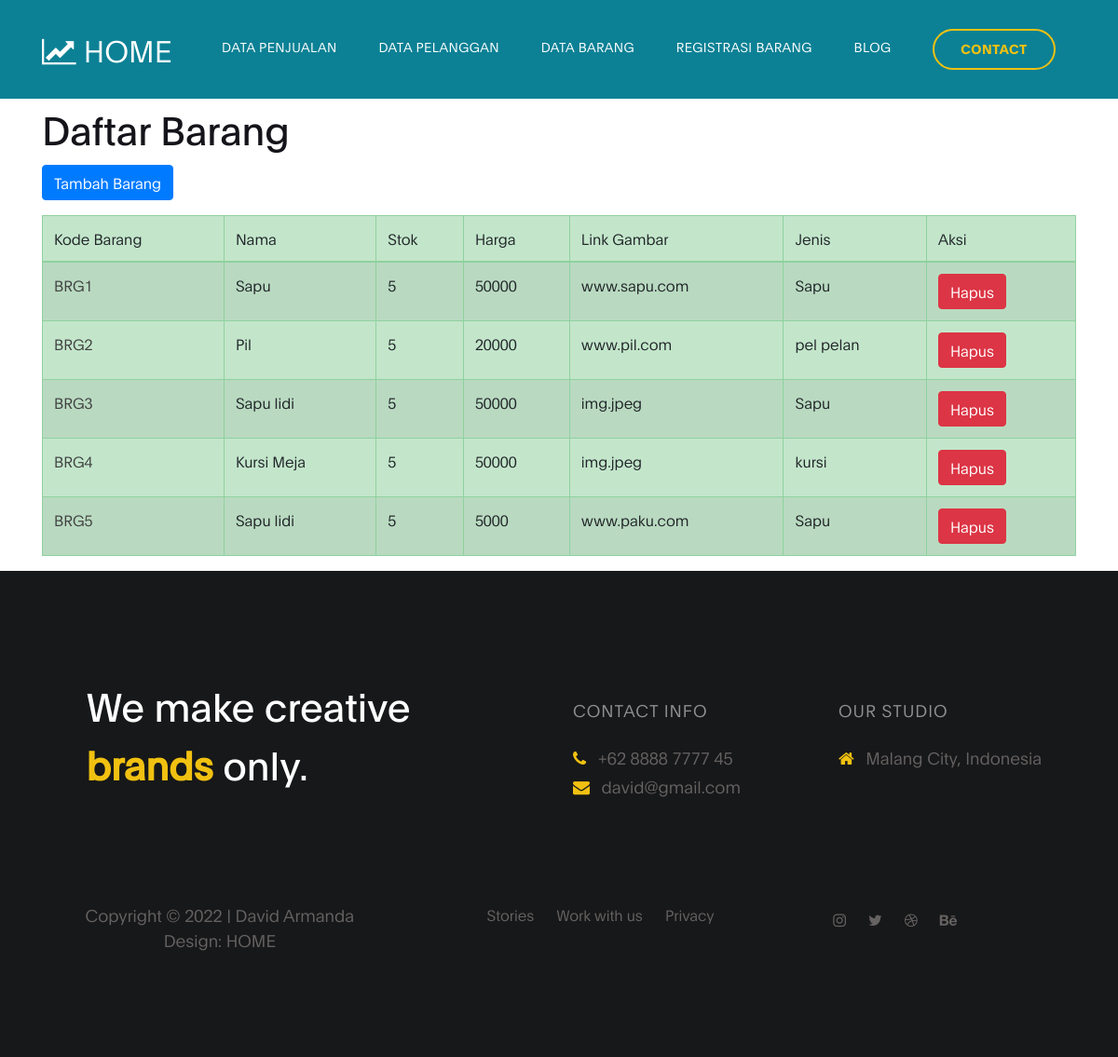
The app's page /databarang/ with its own data.
### dashboard/models.py (models this page shows, shortened)
class Barang(models.Model):
    kodebrg = models.CharField(max_length=8, default='BRG')
    nama = models.CharField(max_length=50)
    stok = models.IntegerField()
    harga = models.BigIntegerField()
    link_gbr = models.CharField(max_length=150, blank=True)
    waktu_posting=models.DateTimeField(auto_now_add=True)
    jenis_id=models.ForeignKey(Jenis,on_delete=models.CASCADE, null=True)

class Jenis(models.Model):
    nama=models.CharField(max_length=50)
    ket=models.TextField()

### dashboard/views.py (the view)
# urls.py: path('databarang/',Barang_view),
def Barang_view(request):
    barangs=Barang.objects.all()
    titelnya="Data Barang"
    konteks={
        'barang':barangs,
        'titel':titelnya,
    }
    return render(request, 'tampil_brg.html',konteks)

### templates/tampil_brg.html (shortened to what this page needs)
{% extends 'base.html' %}
{% load static %}
{% block isinya %}
<div class="container">
    <h1 class="align-center">Daftar Barang</h1>
    <p><a href="/registrasibrg" class="btn btn-primary">Tambah Barang</a></p>
    <table border="1" class="table table-success table-striped">
        <thead class="table-yellow">
            <tr>
                <th>Kode Barang</th>
                <th>Nama</th>
                <th>Stok</th>
                <th>Harga</th>
                <th>Link Gambar</th>
                <th>Jenis</th>
                <th>Aksi</th>
            </tr>
        </thead>
        {% for Barang in barang %}
        <tr>
            <td><a href="{% url 'ubah_brg' Barang.id %}">{{Barang.kodebrg}}</a></td>
            <td>{{Barang.nama}}</td>
            <td>{{Barang.stok}}</td>
            <td>{{Barang.harga}}</td>
            <td>{{Barang.link_gbr}}</td>
            <td>{{Barang.jenis_id.nama}}</td>
            <td><button type="button" class="btn btn-danger" data-toggle="modal" data-target="#hapus-{{ Barang.id }}">
                    Hapus
                </button></td>
        </tr>
        {% endfor %}
    </table>
</div>
{% endblock %}

### templates/base.html (shortened to what this page needs)
<!DOCTYPE html>
<html lang="en">
<head>
     {% include 'link.html' %}
</head>
<body>
{% include 'menu.html' %}
{% block isinya %}
{% endblock %}
<footer class="site-footer">
  <div class="container">
    <div class="row">
      <div class="col-lg-5 mx-lg-auto col-md-8 col-10">
        <h1 class="text-white" data-aos="fade-up" data-aos-delay="100">We make creative <strong>brands</strong> only.</h1>
      </div>
      <div class="col-lg-3 col-md-6 col-12" data-aos="fade-up" data-aos-delay="200">
        <h4 class="my-4">Contact Info</h4>
        <p class="mb-1">
          <i class="fa fa-phone mr-2 footer-icon"></i>
          +62 8888 7777 45
        </p>
        <p>
          <a href="#">
            <i class="fa fa-envelope mr-2 footer-icon"></i>
            david@gmail.com
          </a>
        </p>
      </div>
      <div class="col-lg-3 col-md-6 col-12" data-aos="fade-up" data-aos-delay="300">
        <h4 class="my-4">Our Studio</h4>
        <p class="mb-1">
          <i class="fa fa-home mr-2 footer-icon"></i>
          Malang City, Indonesia
        </p>
      </div>
      <div class="col-lg-4 mx-lg-auto text-center col-md-8 col-12" data-aos="fade-up" data-aos-delay="400">
        <p class="copyright-text">Copyright &copy; 2022 | David Armanda
        <br>
        <a rel="nofollow noopener" href="/">Design: HOME</a></p>
      </div>
      <div class="col-lg-4 mx-lg-auto col-md-6 col-12" data-aos="fade-up" data-aos-delay="500">
        <ul class="footer-link">
          <li><a href="#">Stories</a></li>
          <li><a href="#">Work with us</a></li>
          <li><a href="#">Privacy</a></li>
        </ul>
      </div>
      <div class="col-lg-3 mx-lg-auto col-md-6 col-12" data-aos="fade-up" data-aos-delay="600">
        <ul class="social-icon">
          <li><a href="#" class="fa fa-instagram"></a></li>
          <li><a href="#" class="fa fa-twitter"></a></li>
          <li><a href="#" class="fa fa-dribbble"></a></li>
          <li><a href="#" class="fa fa-behance"></a></li>
        </ul>
      </div>
    </div>
  </div>
</footer>
</body>
</html>

### templates/link.html
{% load static %}
     <link rel="stylesheet" href="../static/css/bootstrap.min.css">
     <link rel="stylesheet" href="../static/css/font-awesome.min.css">
     <link rel="stylesheet" href="../static/css/aos.css">
     <link rel="stylesheet" href="../static/css/owl.carousel.min.css">
     <link rel="stylesheet" href="../static/css/owl.theme.default.min.css">
     <link rel="stylesheet" href="../static/css/templatemo-digital-trend.css">

### templates/menu.html (shortened to what this page needs)
<nav class="navbar navbar-expand-lg">
    <div class="container">
        <a class="navbar-brand" href="/">
          <i class="fa fa-line-chart"></i>
          HOME
        </a>
        <div class="collapse navbar-collapse" id="navbarNav">
            <ul class="navbar-nav ml-auto">
                <li class="nav-item">
                    <a href="/datapenjualan" class="nav-link jual">DATA PENJUALAN</a>
                </li>
                <li class="nav-item">
                    <a href="/datapelanggan" class="nav-link smoothScroll">DATA PELANGGAN</a>
                </li>
                <li class="nav-item">
                    <a href="/databarang" class="nav-link smoothScroll">DATA BARANG</a>
                </li>
                <li class="nav-item">
                    <a href="/registrasibrg" class="nav-link smoothScroll">REGISTRASI BARANG</a>
                </li>
                <li class="nav-item">
                    <a href="/blog" class="nav-link blog">BLOG</a>
                </li>
                <li class="nav-item">
                    <a href="/contact" class="nav-link contact">CONTACT</a>
                </li>
            </ul>
        </div>
    </div>
</nav>

### static/css/templatemo-digital-trend.css (style rules this page uses)
:root { --primary-color: #057a8d; --secondary-color: #f1c111; --white-color: #ffffff; --dark-color: #171819; --project-bg: #f0f8ff; --menu-bg: #0c8195; --title-color: #15141a; --gray-color: #909090; --link-color: #404040; --p-color: #666262; --base-font-family: 'Plain-Light', sans-serif; --title-font-family: 'Plain-Regular', sans-serif; --font-bold-family: 'Plain-Bold', sans-serif; --font-weight-bold: bold; --h1-font-size: 42px; --h2-font-size: 32px; --h3-font-size: 24px; --p-font-size: 18px; --base-font-size: 16px; --menu-font-size: 14px; --border-radius-large: 100px; --border-radius-small: 5px; }
body { background: var(--white-color); font-family: var(--base-font-family); }
h1,h2,h3,h4,h5,h6 { font-family: var(--title-font-family); line-height: inherit; }
h1 { color: var(--title-color); font-size: var(--h1-font-size); }
h4 { color: var(--gray-color); font-family: var(--base-font-family); font-size: var(--p-font-size); letter-spacing: 1px; text-transform: uppercase; }
p { color: var(--p-color); font-size: var(--p-font-size); line-height: 1.5em; }
b, strong { letter-spacing: 0; color: var(--secondary-color); }
* { -webkit-box-sizing: border-box; -moz-box-sizing: border-box; box-sizing: border-box; }
*::before, *::after { -webkit-box-sizing: border-box; -moz-box-sizing: border-box; box-sizing: border-box; }
a { color: var(--link-color); font-weight: normal; text-decoration: none; }
.navbar { background: var(--menu-bg); z-index: 2; top: 0; right: 0; left: 0; padding: 1.5em; }
.navbar-brand { color: var(--white-color); font-size: var(--h2-font-size); }
.nav-link { color: var(--white-color); font-size: var(--menu-font-size); letter-spacing: 0.4px; margin: 0 1.6em; padding: 0.6em; }
.navbar-expand-lg .navbar-nav .nav-link { padding-right: 0; padding-left: 0; }
.navbar-expand-lg .navbar-nav .nav-link.contact { border: 2px solid var(--secondary-color); border-radius: var(--border-radius-large); color: var(--secondary-color); font-family: var(--font-bold-family); padding: 0.6em 2em 0.8em 2em; }
.site-footer { background: var(--dark-color); padding: 7em 0 6em 0; }
.site-footer a { color: var(--p-color); }
.site-footer a:hover, .footer-icon { color: var(--secondary-color); }
.footer-link li { display: inline-block; list-style: none; margin: 0 10px; }
.copyright-text, .footer-link, .site-footer .social-icon { margin-top: 6em; }
.copyright-text { margin-top: 5.3em; }
.social-icon { position: relative; padding: 0; margin: 4em 0 0 0; }
.social-icon li { display: inline-block; list-style: none; }
.social-icon li a { text-decoration: none; display: inline-block; font-size: var(--base-font-size); margin: 10px; text-align: center; }

### records on screen
Barang: kodebrg "BRG1", nama "Sapu", stok "5", harga "50000", link_gbr "www.sapu.com", jenis_id.nama "Sapu"
Barang: kodebrg "BRG2", nama "Pil", stok "5", harga "20000", link_gbr "www.pil.com", jenis_id.nama "pel pelan"
Barang: kodebrg "BRG3", nama "Sapu lidi", stok "5", harga "50000", link_gbr "img.jpeg", jenis_id.nama "Sapu"
Barang: kodebrg "BRG4", nama "Kursi Meja", stok "5", harga "50000", link_gbr "img.jpeg", jenis_id.nama "kursi"
Barang: kodebrg "BRG5", nama "Sapu lidi", stok "5", harga "5000", link_gbr "www.paku.com", jenis_id.nama "Sapu"
